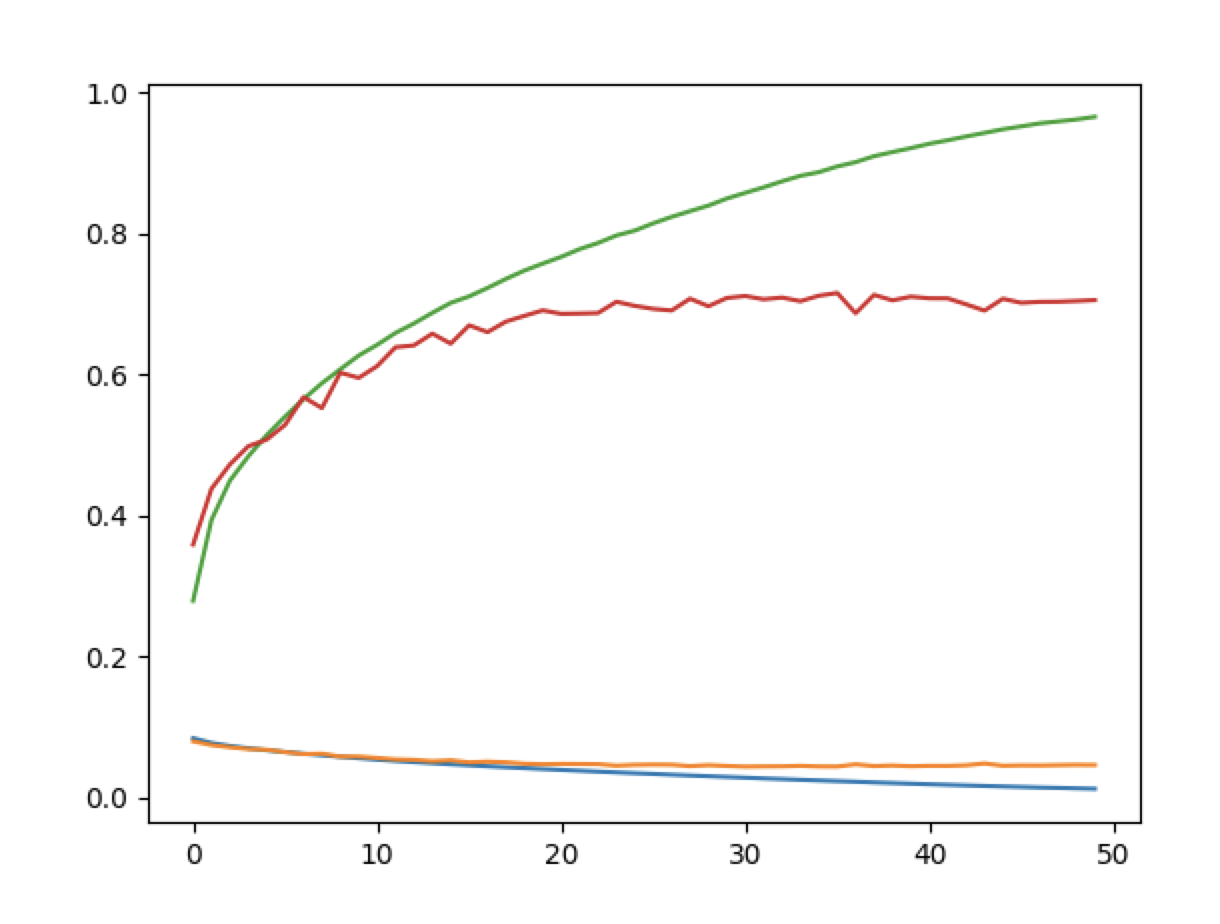

Recreate this plot in Python.
# Python 3.8.6
import time

# tensorflow 2.4.0
# matplotlib 3.3.3
# numpy 1.19.4
# opencv-python 4.4.0
import tensorflow as tf
import tensorflow.keras.models as models
import tensorflow.keras.layers as layers
import tensorflow.keras.datasets as datasets
import tensorflow.keras.optimizers as optimizers
import tensorflow.keras.losses as losses
import sklearn.preprocessing as preprocessing
import matplotlib.pyplot as plt
import numpy as np
import cv2

def generator(batch_size, data_set_list):
    index = 0
    while True:
        batchX, batchY = [], []
        for i in range(batch_size):
            if index >= len(data_set_list):
                index = 0
            batchX.append(data_set_list[0][index])
            batchY.append(data_set_list[1][index])
            index += 1
        yield np.array(batchX), np.array(batchY)

fout = open('3layers.txt', 'w')
now = time.strftime("%H:%M:%S", time.localtime())
print("[TIMER] Process Time:", now)
print("[TIMER] Process Time:", now, file = fout, flush = True)

# File location to save to or load from
MODEL_SAVE_PATH = './cifar_net.pth'
# Set to zero to use above saved model
TRAIN_EPOCHS = 50
# If you want to save the model at every epoch in a subfolder set to 'True'
SAVE_EPOCHS = False
# If you just want to save the final output in current folder, set to 'True'
SAVE_LAST = False
BATCH_SIZE_TRAIN = 4
BATCH_SIZE_TEST = 4

devices = tf.config.list_physical_devices('GPU')
if len(devices) > 0:
    print('[INFO] GPU is detected.')
    print('[INFO] GPU is detected.', file = fout, flush = True)
else:
    print('[INFO] GPU not detected.')
    print('[INFO] GPU not detected.', file = fout, flush = True)
print('[INFO] Done importing packages.')
print('[INFO] Done importing packages.', file = fout, flush = True)

class Net():
    def __init__(self, input_shape):
        # input_shape is assumed to be 4 dimensions: 1. Batch Size, 2. Image Width, 3. Image Height, 4. Number of Channels.
        # You might see this called "channels_last" format.
        self.model = models.Sequential()
        # For the first convolution, you need to give it the input_shape.  Notice that we chop off the batch size in the function.
        # In our example, input_shape is 4 x 32 x 32 x 3.  But then it becomes 32 x 32 x 3, since we've chopped off the batch size.
        # For Conv2D, you give it: Outgoing Layers, Frame size.  Everything else needs a keyword.
        # Popular keyword choices: strides (default is strides=1), padding (="valid" means 0, ="same" means whatever gives same output width/height as input).  Not sure yet what to do if you want some other padding.
        # Activation function is built right into the Conv2D function as a keyword argument.
        self.model.add(layers.Conv2D(15, 3, input_shape = input_shape, activation = 'relu'))
        # In our example, output from first Conv2D is 28 x 28 x 6.
        # For MaxPooling2D, default strides is equal to pool_size.  Batch and layers are assumed to match whatever comes in.
        self.model.add(layers.MaxPooling2D(pool_size = 2))
        # In our example, we are now at 14 x 14 x 6.
        self.model.add(layers.Conv2D(75, 3, activation = 'relu'))
        # In our example, we are now at 10 x 10 x 16.
        self.model.add(layers.MaxPooling2D(pool_size = 3, padding="same"))
        self.model.add(layers.Conv2D(375, 3, activation = 'relu'))
        self.model.add(layers.MaxPooling2D(pool_size = 3))
        # In our example, we are now at 5 x 5 x 16.
        self.model.add(layers.Flatten())
        # Now, we flatten to one dimension, so we go to just length 400.
        # self.model.add(layers.Dense(2400, activation = 'relu'))
        # self.model.add(layers.Dense(800, activation = 'relu'))
        # self.model.add(layers.Dense(400, activation = 'relu'))
        self.model.add(layers.Dense(120, activation = 'relu'))
        # Now we're at length 120.
        self.model.add(layers.Dense(84, activation = 'relu'))
        # Now we're at length 84.
        self.model.add(layers.Dense(10))
        # Now we're at length 10, which is our number of classes.
        self.optimizer = optimizers.SGD(lr=0.001, momentum=0.9)
        self.loss = losses.MeanSquaredError()
        self.model.compile(loss=self.loss, optimizer=self.optimizer, metrics=['accuracy'])

    def __str__(self):
        self.model.summary(print_fn = self.print_summary)
        return ""

    def print_summary(self, summaryStr):
        print(summaryStr)
        print(summaryStr, file=fout)

print("[INFO] Loading Traning and Test Datasets.")
print("[INFO] Loading Traning and Test Datasets.", file=fout)

# Get the CIFAR-10 Dataset.
((trainX, trainY), (testX, testY)) = datasets.cifar10.load_data()
# Convert from integers 0-255 to decimals 0-1.
trainX = trainX.astype("float") / 255.0
testX = testX.astype("float") / 255.0

# Convert labels from integers to vectors.
lb = preprocessing.LabelBinarizer()
trainY = lb.fit_transform(trainY)
testY = lb.fit_transform(testY)

classes = ['plane', 'car', 'bird', 'cat', 'deer', 'dog', 'frog', 'horse', 'ship', 'truck']

net = Net((32, 32, 3))
# Notice that this will print both to console and to file.
print(net)

results = net.model.fit(x=generator(BATCH_SIZE_TRAIN, [trainX,trainY]), validation_data=generator(BATCH_SIZE_TEST, [testX, testY]), shuffle = True, epochs = TRAIN_EPOCHS, batch_size = BATCH_SIZE_TRAIN, validation_batch_size = BATCH_SIZE_TEST, verbose = 1, steps_per_epoch=len(trainX)/BATCH_SIZE_TRAIN, validation_steps=len(testX)/BATCH_SIZE_TEST)

plt.figure()
plt.plot(np.arange(0, 50), results.history['loss'])
plt.plot(np.arange(0, 50), results.history['val_loss'])
plt.plot(np.arange(0, 50), results.history['accuracy'])
plt.plot(np.arange(0, 50), results.history['val_accuracy'])
plt.show()
